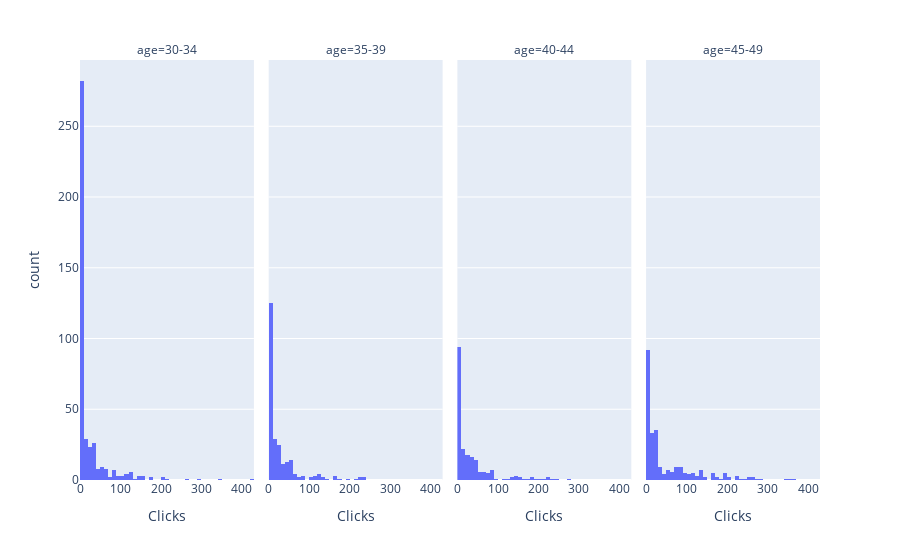

The notebook cell saved with this chart:
### Code cell
fig = px.histogram(data, x = 'Clicks', facet_col = 'age', nbins = 50)
fig.show()

### Figure 1 — Plotly figure (JSON) as saved in the notebook; plotly's stock layout.template omitted (floating-point values rounded to 4 significant figures; data arrays with more than 128 entries replaced by an {"elided": "..."} marker saying what was removed)
{"data": [{"alignmentgroup": "True", "bingroup": "x", "hovertemplate": "age=30-34<br>Clicks=%{x}<br>count=%{y}<extra></extra>", "legendgroup": "", "marker": {"color": "#636efa", "pattern": {"shape": ""}}, "name": "", "nbinsx": 50, "offsetgroup": "", "orientation": "v", "showlegend": false, "type": "histogram", "x": {"elided": "426 int values"}, "xaxis": "x", "yaxis": "y"}, {"alignmentgroup": "True", "bingroup": "x", "hovertemplate": "age=35-39<br>Clicks=%{x}<br>count=%{y}<extra></extra>", "legendgroup": "", "marker": {"color": "#636efa", "pattern": {"shape": ""}}, "name": "", "nbinsx": 50, "offsetgroup": "", "orientation": "v", "showlegend": false, "type": "histogram", "x": {"elided": "248 int values"}, "xaxis": "x2", "yaxis": "y2"}, {"alignmentgroup": "True", "bingroup": "x", "hovertemplate": "age=40-44<br>Clicks=%{x}<br>count=%{y}<extra></extra>", "legendgroup": "", "marker": {"color": "#636efa", "pattern": {"shape": ""}}, "name": "", "nbinsx": 50, "offsetgroup": "", "orientation": "v", "showlegend": false, "type": "histogram", "x": {"elided": "210 int values"}, "xaxis": "x3", "yaxis": "y3"}, {"alignmentgroup": "True", "bingroup": "x", "hovertemplate": "age=45-49<br>Clicks=%{x}<br>count=%{y}<extra></extra>", "legendgroup": "", "marker": {"color": "#636efa", "pattern": {"shape": ""}}, "name": "", "nbinsx": 50, "offsetgroup": "", "orientation": "v", "showlegend": false, "type": "histogram", "x": {"elided": "259 int values"}, "xaxis": "x4", "yaxis": "y4"}], "layout": {"annotations": [{"font": {}, "showarrow": false, "text": "age=30-34", "x": 0.1175, "xanchor": "center", "xref": "paper", "y": 1, "yanchor": "bottom", "yref": "paper"}, {"font": {}, "showarrow": false, "text": "age=35-39", "x": 0.3725, "xanchor": "center", "xref": "paper", "y": 1, "yanchor": "bottom", "yref": "paper"}, {"font": {}, "showarrow": false, "text": "age=40-44", "x": 0.6275, "xanchor": "center", "xref": "paper", "y": 1, "yanchor": "bottom", "yref": "paper"}, {"font": {}, "showarrow": false, "text": "age=45-49", "x": 0.8825, "xanchor": "center", "xref": "paper", "y": 1, "yanchor": "bottom", "yref": "paper"}], "barmode": "relative", "legend": {"tracegroupgap": 0}, "margin": {"t": 60}, "xaxis": {"anchor": "y", "domain": [0, 0.235], "title": {"text": "Clicks"}}, "xaxis2": {"anchor": "y2", "domain": [0.255, 0.49], "matches": "x", "title": {"text": "Clicks"}}, "xaxis3": {"anchor": "y3", "domain": [0.51, 0.745], "matches": "x", "title": {"text": "Clicks"}}, "xaxis4": {"anchor": "y4", "domain": [0.765, 1.0], "matches": "x", "title": {"text": "Clicks"}}, "yaxis": {"anchor": "x", "domain": [0, 1], "title": {"text": "count"}}, "yaxis2": {"anchor": "x2", "domain": [0, 1], "matches": "y", "showticklabels": false}, "yaxis3": {"anchor": "x3", "domain": [0, 1], "matches": "y", "showticklabels": false}, "yaxis4": {"anchor": "x4", "domain": [0, 1], "matches": "y", "showticklabels": false}}}
